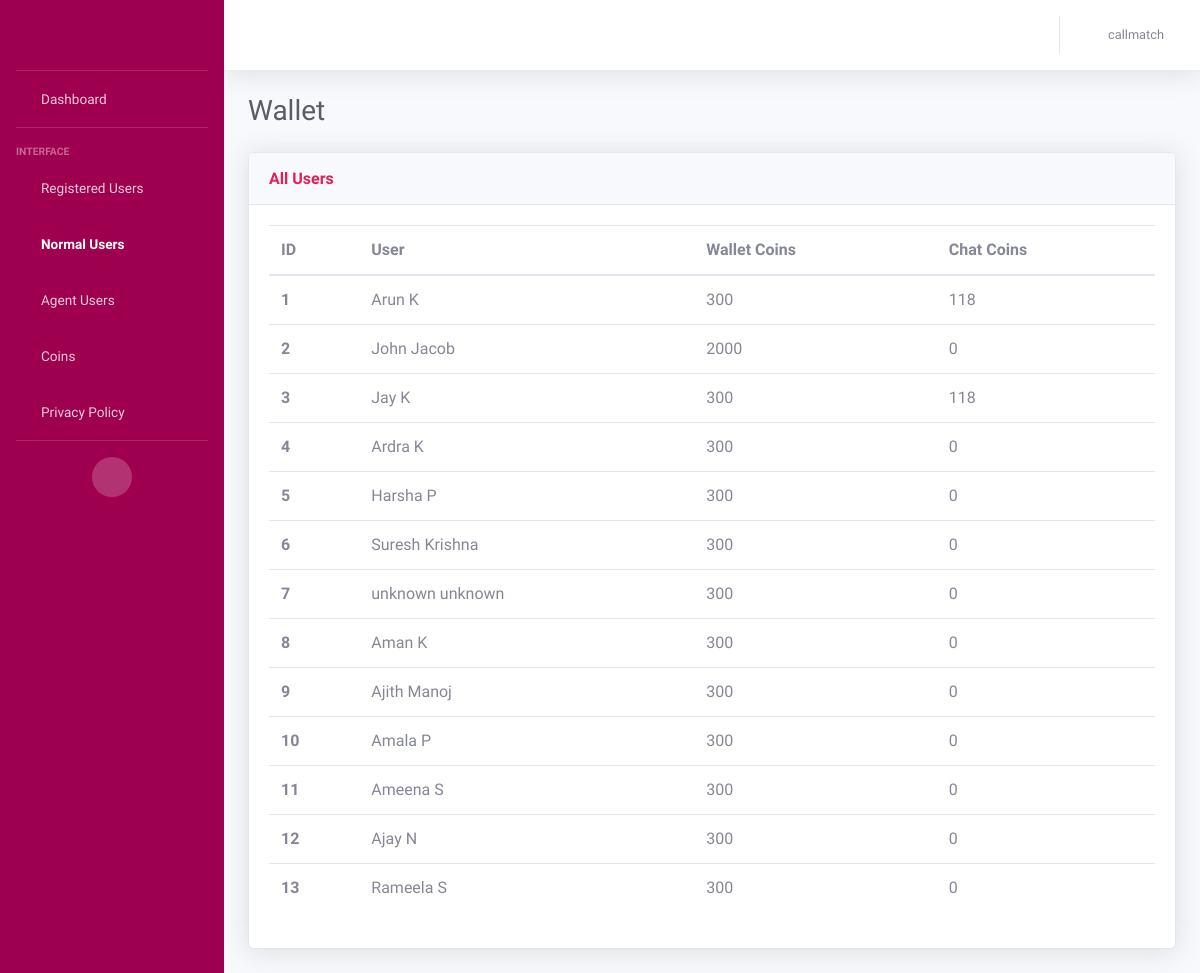
/wallet_normal_user (signed in), run on an earlier commit of the app's database.
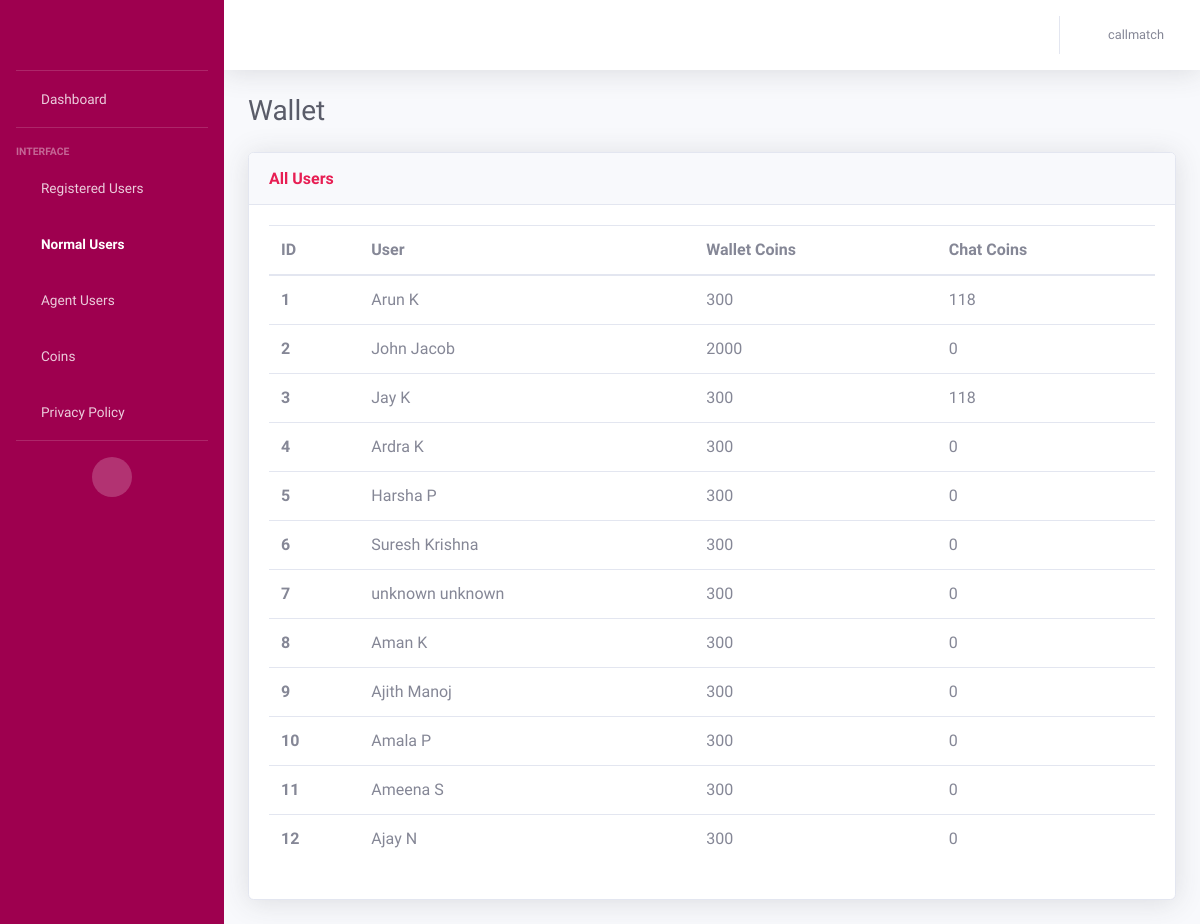
And on a later commit of the database.
### AdminApp/models.py (models this page shows, shortened)
class WalletModel(models.Model):
    wallet_id = models.AutoField(primary_key=True)
    user = models.ForeignKey(CustomerModel, on_delete=models.CASCADE)
    wallet_coins = models.IntegerField(default=300, null=True)
    messages_remaining = models.IntegerField(default=0)  # For normal users
    call_amount = models.FloatField(default=0.0)
    chat_amount = models.FloatField(default=0.0)
    total_messages_received = models.IntegerField(default=0)
    total_minutes = models.IntegerField(default=0)
    total_amount = models.FloatField(default=0.0)

class CustomerModel(models.Model):
    NORMAL_USER = 'Normal User'
    AGENT_USER = 'Agent User'
    USER_STATUS_CHOICES = [
        (NORMAL_USER, 'Normal User'),
        (AGENT_USER, 'Agent User'),
    ]
    BOTH = 'Both'
    MALAYALAM = 'Malayalam'
    TAMIL = 'Tamil'
    LANGUAGE_CHOICES = [
        (BOTH, 'Both'),
        (MALAYALAM, 'Malayalam'),
        (TAMIL, 'Tamil'),
    ]
    MALE = 'Male'
    FEMALE = 'Female'
    GENDER_CHOICES = [
        (MALE, 'Male'),
        (FEMALE, 'Female')
    ]
    customer_id = models.AutoField(primary_key=True)
    customer_first_name = models.CharField(max_length=100, default="unknown")
    customer_last_name = models.CharField(max_length=100, default="unknown")
    customer_email = models.EmailField(default="unknown")
    customer_contact = models.CharField(max_length=50)
    gender = models.CharField(
        max_length=20,
        choices=GENDER_CHOICES,
        null=True
    )
    status = models.CharField(
        max_length=20,
        choices=USER_STATUS_CHOICES,
        default=NORMAL_USER,
    )
    is_online = models.BooleanField(default=False)
    languages = models.CharField(
        max_length=20,
        choices=LANGUAGE_CHOICES,
        default=BOTH,
    )
    is_existing = models.BooleanField(default=False)
    adhaar_no = models.CharField(max_length=50, default="unknown")
    rating = models.IntegerField()
    terms_conditions = models.BooleanField(default=False)
    customer_password = models.CharField(max_length=100)
    @property
    def rating(self):
        from .models import RatingModel
        rating = RatingModel.objects.filter(agent=self).aggregate(Avg('ratings')).get('ratings__avg')
        return rating if rating is not None else 0

### AdminApp/views.py (the view)
# urls.py: path('wallet_normal_user', views.wallet_normaluser, name='wallet_normal_users'),
def wallet_normaluser(request):
    username = request.session.get('user', None)
    if username is None:
        return redirect('/login')
    wallets = WalletModel.objects.filter(user__status='Normal User')
    return render(request, 'normaluser_wallet.html', {'wallets': wallets, 'username': username})

### templates/normaluser_wallet.html (shortened to what the changed rows need)
<!DOCTYPE html>
<html lang="en">
<head>
    {% load static %}
    <link href="{% static 'vendor/fontawesome-free/css/all.min.css' %}" rel="stylesheet" type="text/css">
    <link href="{% static 'css/sb-admin-2.min.css' %}" rel="stylesheet">
</head>
<body id="page-top">
    <div id="wrapper">
        <div id="content-wrapper" class="d-flex flex-column">
            <div id="content">
                <div class="container-fluid">
                    <div class="d-sm-flex align-items-center justify-content-between mb-4">
                        <h1 class="h3 mb-0 text-gray-800">Wallet</h1>
                    </div>
                    <div class="row">
                        <div class="col">
                            <div class="card shadow mb-4">
                                <div class="card-body">
                                    <div>
                                        <table class="table all-users">
                                          <thead>
                                            <tr>
                                              <th scope="col">ID</th>
                                              <th scope="col">User</th>
                                              <th scope="col">Wallet Coins</th>
                                              <th scope="col">Chat Coins</th>
                                            </tr>
                                          </thead>
                                          <tbody>
                                          {% for wallet in wallets %}
                                            <tr>
                                              <th scope="row">{{ forloop.counter }}</th>
                                              <td>{{wallet.user.customer_first_name}} {{wallet.user.customer_last_name}}</td>
                                              <td>{{wallet.wallet_coins}}</td>
                                              <td>{{wallet.messages_remaining}}</td>
                                            </tr>
                                          {% endfor %}
                                          </tbody>
                                        </table>
                                    </div>
                                </div>
                            </div>
                        </div>
                    </div>
                </div>
            </div>
        </div>
    </div>
</body>
</html>

What changed in the data, as far as the page shows it:
no longer on this page (row edited): WalletModel: user.customer_first_name "Rameela", user.customer_last_name "S", wallet_coins "300", messages_remaining "0"
